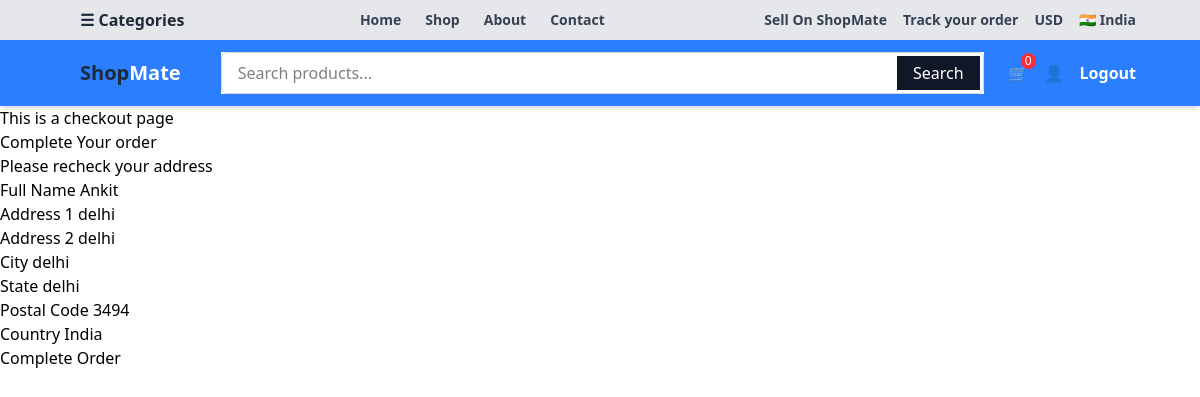
Page /orders/checkout (signed in) on the committed database.
### orders/models.py (models this page shows)
class Address(models.Model):
    user=models.ForeignKey(User,on_delete=models.CASCADE)
    full_name=models.CharField(max_length=100)
    phone=models.CharField(max_length=20)
    line1=models.CharField(max_length=255)
    line2=models.CharField(max_length=255)
    city=models.CharField(max_length=100)
    state=models.CharField(max_length=100)
    country=models.CharField(max_length=100)
    postal_code=models.CharField(max_length=20)

### orders/views.py (the view)
# urls.py: path('checkout',views.checkout,name='checkout'),
def checkout(request):
    if request.user.is_authenticated:
        try:
            address=Address.objects.get(user=request.user)
            return render(request,'orders/checkout.html',{'address':address})
        except:
            return render(request,'orders/checkout.html')
    else:
        return render(request,'orders/checkout.html')

### cart/cart.py (called while the page is built)
    def __len__(self):
        return sum(int(item['qty']) for item in self.cart.values() if item['qty'])

### cart/context_processors.py (called while the page is built)
def cart(request):
    return {'cart':Cart(request)}

### orders/templates/orders/checkout.html (shortened to what this page needs)
{% extends 'myapp/base.html' %}
{% block body %}
<h1>This is a checkout page</h1>
<form action="">
    <h1>Complete Your order</h1>
    <p>Please recheck your address</p>
    <label for="">Full Name</label>
    <input type="text" value="{{address.full_name}}" id="">
    <div>
        <label for="">Address 1</label>
        <input type="text" value="{{address.line1}}" id="">
    </div>
    <div>
        <label for="">Address 2</label>
        <input type="text" value="{{address.line2}}" id="">
    </div>
    <div>
        <label for="">City</label>
        <input type="text" value="{{address.city}}" id="">
    </div>
    <div>
        <label for="">State</label>
        <input type="text" value="{{address.state}}" id="">
    </div>
    <div>
        <label for="">Postal Code</label>
        <input type="text" value="{{address.postal_code}}" id="">
    </div>
    <div>
        <label for="">Country</label>
        <input type="text" value="{{address.country}}" id="">
    </div>
    <button type="submit">Complete Order</button>
</form>
{% endblock %}

### rows in the picture
Address: full_name "Ankit", line1 "delhi", line2 "delhi", city "delhi", state "delhi", postal_code "3494", country "India"
